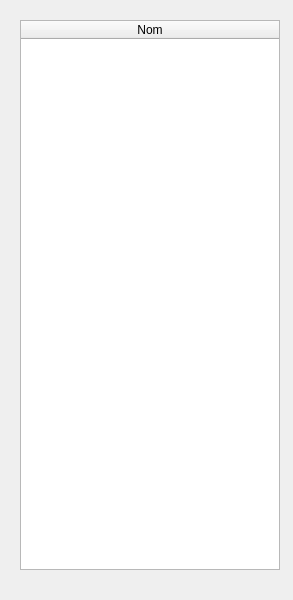
<?xml version="1.0" encoding="UTF-8"?>
<ui version="4.0">
 <class>winStaff</class>
 <widget class="QMainWindow" name="winStaff">
  <property name="geometry">
   <rect>
    <x>0</x>
    <y>0</y>
    <width>293</width>
    <height>600</height>
   </rect>
  </property>
  <property name="windowTitle">
   <string>Staff</string>
  </property>
  <widget class="QWidget" name="centralwidget">
   <widget class="QTableWidget" name="tableStaff">
    <property name="geometry">
     <rect>
      <x>20</x>
      <y>20</y>
      <width>260</width>
      <height>550</height>
     </rect>
    </property>
    <property name="lineWidth">
     <number>1</number>
    </property>
    <property name="columnCount">
     <number>1</number>
    </property>
    <attribute name="horizontalHeaderStretchLastSection">
     <bool>true</bool>
    </attribute>
    <column>
     <property name="text">
      <string>Nom</string>
     </property>
    </column>
   </widget>
  </widget>
 </widget>
 <resources/>
 <connections/>
</ui>
